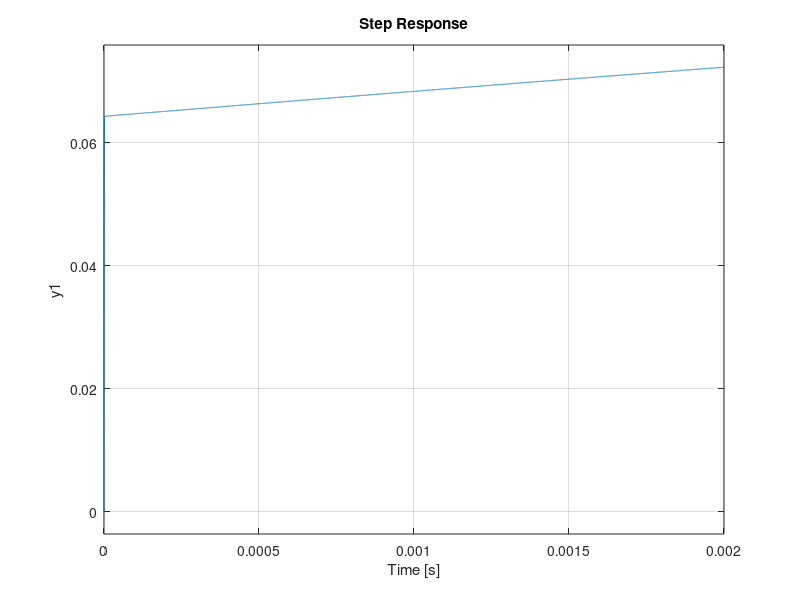
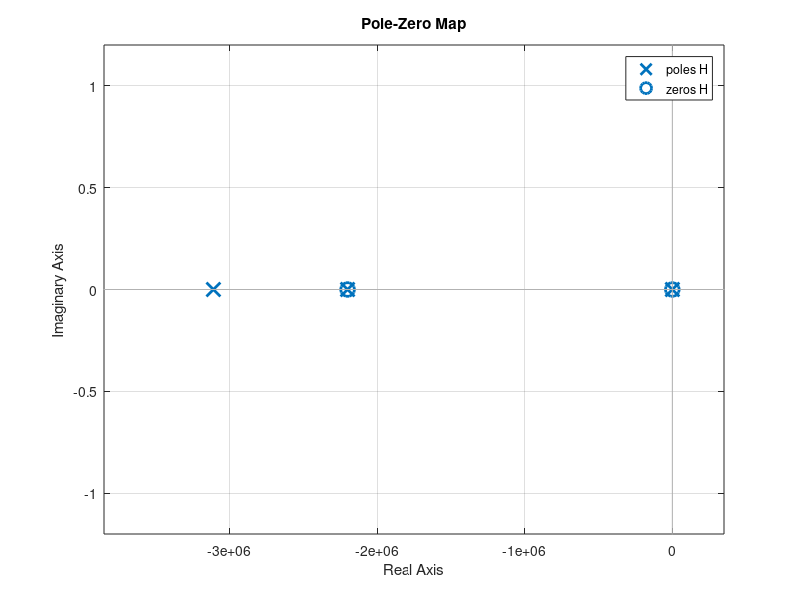

Source code (MATLAB) for these figures, in order:
clc
clear
close all

%-------parametros del sistema---
R1=10e3;
R2=1e3;
R3=2.2e3;
L=1e-3;
C=10e-6;

%h1=tf([R1*L*C R1*C*(R2+R3) R1],[C*L*(R2+R1) R2*R3*C+L+R1*C*(R2+R3) R3+R1]);
h1=tf([R2*L*C R2*R3*C+L R3],[L*C*(R1+R2) R2*R3*C+L+C*R1*(R2+R3) R3+R1]);
%h2=tf([C*L*(R2+R1) R2*R3*C+L R3],[R1*L*C R1*C*(R2+R3) R1]);
h2=tf(R3,[L R3]);
H=h1*h2;
step(H) %revisarlo
figure
pzmap(H) %revisarlo

[p z]=pzmap(H)
